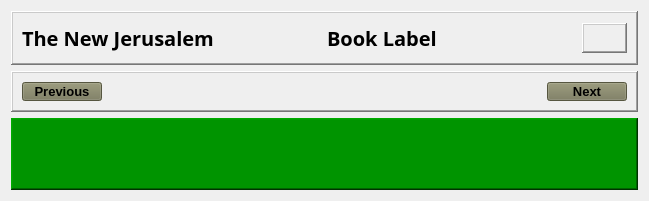
          <widget class="QWidget" name="njb_tab">
           <attribute name="title">
            <string>New Jerusalem Bible</string>
           </attribute>
           <layout class="QVBoxLayout" name="verticalLayout">
            <item>
             <widget class="QFrame" name="frame_5">
              <property name="minimumSize">
               <size>
                <width>627</width>
                <height>54</height>
               </size>
              </property>
              <property name="maximumSize">
               <size>
                <width>16777215</width>
                <height>54</height>
               </size>
              </property>
              <property name="frameShape">
               <enum>QFrame::Shape::WinPanel</enum>
              </property>
              <property name="frameShadow">
               <enum>QFrame::Shadow::Raised</enum>
              </property>
              <layout class="QHBoxLayout" name="horizontalLayout_13">
               <item>
                <widget class="QLabel" name="njb_version_label">
                 <property name="font">
                  <font>
                   <family>Segoe Script</family>
                   <pointsize>15</pointsize>
                   <bold>true</bold>
                  </font>
                 </property>
                 <property name="text">
                  <string>The New Jerusalem</string>
                 </property>
                </widget>
               </item>
               <item>
                <widget class="QLabel" name="njb_book_label">
                 <property name="maximumSize">
                  <size>
                   <width>16777215</width>
                   <height>31</height>
                  </size>
                 </property>
                 <property name="font">
                  <font>
                   <family>Segoe Script</family>
                   <pointsize>15</pointsize>
                   <bold>true</bold>
                  </font>
                 </property>
                 <property name="text">
                  <string>Book Label</string>
                 </property>
                 <property name="indent">
                  <number>25</number>
                 </property>
                </widget>
               </item>
               <item>
                <widget class="QLabel" name="njb_chapter_label">
                 <property name="minimumSize">
                  <size>
                   <width>45</width>
                   <height>30</height>
                  </size>
                 </property>
                 <property name="maximumSize">
                  <size>
                   <width>45</width>
                   <height>30</height>
                  </size>
                 </property>
                 <property name="font">
                  <font>
                   <family>Segoe Script</family>
                   <pointsize>10</pointsize>
                   <bold>true</bold>
                  </font>
                 </property>
                 <property name="frameShape">
                  <enum>QFrame::Shape::WinPanel</enum>
                 </property>
                 <property name="frameShadow">
                  <enum>QFrame::Shadow::Raised</enum>
                 </property>
                 <property name="text">
                  <string/>
                 </property>
                </widget>
               </item>
              </layout>
             </widget>
            </item>
            <item>
             <widget class="QFrame" name="frame_6">
              <property name="maximumSize">
               <size>
                <width>16777215</width>
                <height>41</height>
               </size>
              </property>
              <property name="frameShape">
               <enum>QFrame::Shape::WinPanel</enum>
              </property>
              <property name="frameShadow">
               <enum>QFrame::Shadow::Raised</enum>
              </property>
              <layout class="QHBoxLayout" name="horizontalLayout_8">
               <item alignment="Qt::AlignmentFlag::AlignLeft">
                <widget class="QPushButton" name="njb_previous_pushButton">
                 <property name="maximumSize">
                  <size>
                   <width>103</width>
                   <height>24</height>
                  </size>
                 </property>
                 <property name="font">
                  <font>
                   <pointsize>10</pointsize>
                   <bold>true</bold>
                  </font>
                 </property>
                 <property name="styleSheet">
                  <string notr="true">background-color: rgb(121, 121, 90);</string>
                 </property>
                 <property name="text">
                  <string>Previous</string>
                 </property>
                </widget>
               </item>
               <item alignment="Qt::AlignmentFlag::AlignRight">
                <widget class="QPushButton" name="njb_next_pushButton">
                 <property name="maximumSize">
                  <size>
                   <width>102</width>
                   <height>24</height>
                  </size>
                 </property>
                 <property name="font">
                  <font>
                   <pointsize>10</pointsize>
                   <bold>true</bold>
                  </font>
                 </property>
                 <property name="styleSheet">
                  <string notr="true">background-color: rgb(121, 121, 90);</string>
                 </property>
                 <property name="text">
                  <string>Next</string>
                 </property>
                </widget>
               </item>
              </layout>
             </widget>
            </item>
            <item>
             <widget class="QScrollArea" name="njb_ScrollArea">
              <property name="minimumSize">
               <size>
                <width>0</width>
                <height>0</height>
               </size>
              </property>
              <property name="styleSheet">
               <string notr="true">background-color: rgb(0, 148, 0);</string>
              </property>
              <property name="frameShape">
               <enum>QFrame::Shape::WinPanel</enum>
              </property>
              <property name="frameShadow">
               <enum>QFrame::Shadow::Raised</enum>
              </property>
              <property name="widgetResizable">
               <bool>true</bool>
              </property>
              <widget class="QWidget" name="njb_ScrollAreaContents">
               <property name="geometry">
                <rect>
                 <x>0</x>
                 <y>0</y>
                 <width>617</width>
                 <height>365</height>
                </rect>
               </property>
               <layout class="QHBoxLayout" name="horizontalLayout_3">
                <item>
                 <layout class="QGridLayout" name="njb_gridLayout"/>
                </item>
               </layout>
              </widget>
             </widget>
            </item>
           </layout>
          </widget>
